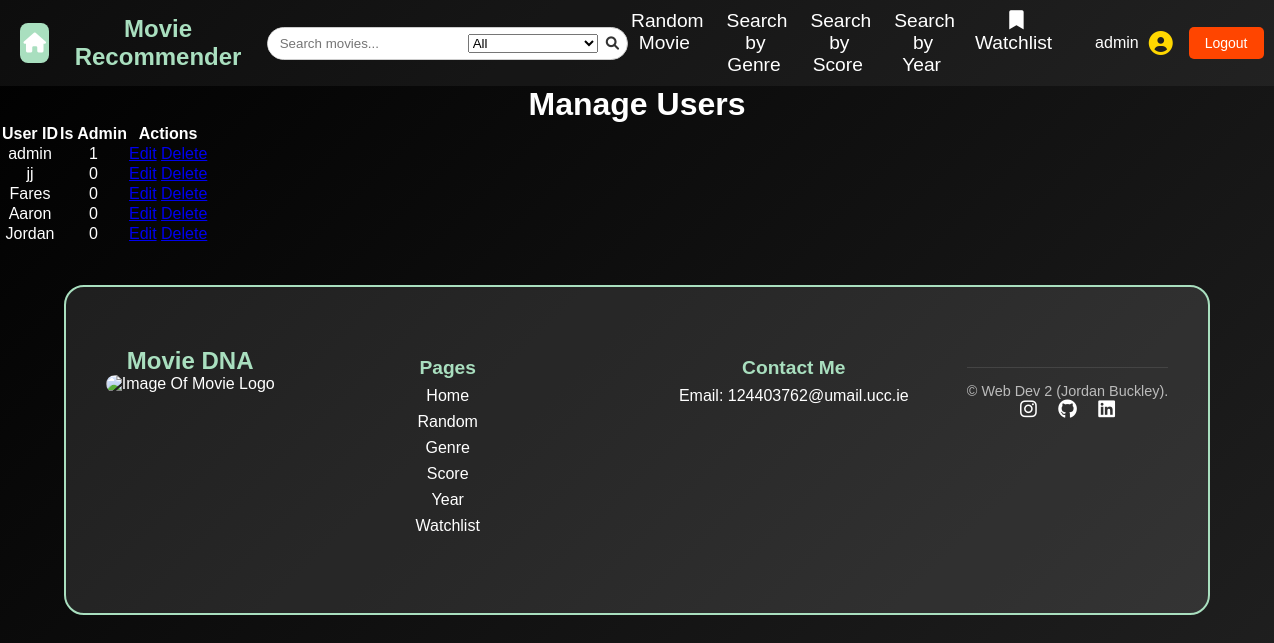
/admin/manage_users (signed in), run on an earlier commit of the app's database.
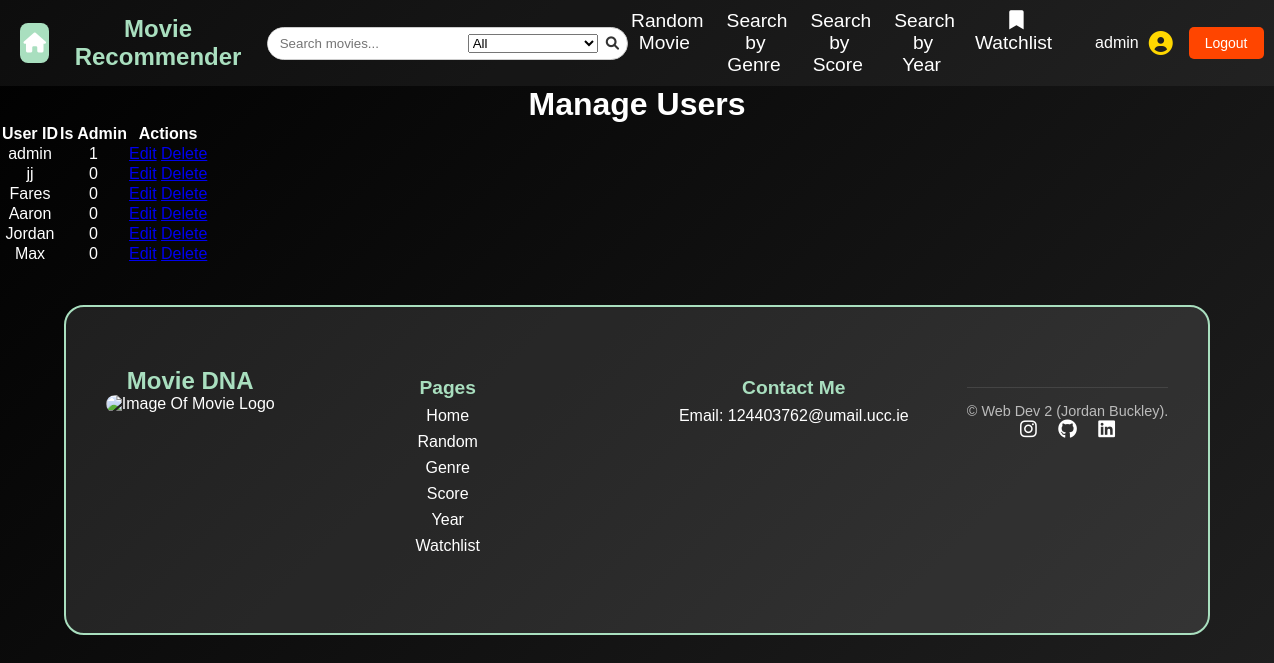
And on a later commit of the database.
### tables this page shows
CREATE TABLE users (
    user_id TEXT PRIMARY KEY,
    password TEXT NOT NULL
, is_admin BOOLEAN DEFAULT FALSE);

### app.py (the view)
@app.route("/admin/manage_users")
@login_required
def manage_users():
    if not g.is_admin:
        return "Access denied. Admins only.", 403
    db = get_db()
    users = db.execute("SELECT * FROM users").fetchall()
    return render_template("manage_users.html", users=users)

### app.py (called while the page is built)
@app.before_request
def load_logged_in_user():
    g.user = session.get("user_id")
    g.is_admin = session.get("is_admin", False)

def login_required(view):
    @wraps(view)
    def wrapped_view(*args, **kwargs):
        if g.user is None:
            return(redirect(url_for("login", next=request.url)))
        return view(*args, **kwargs)
    return wrapped_view

### database.py (called while the page is built)
def get_db():
    if "db" not in g:
        g.db = sqlite3.connect(DATABASE,
                                detect_types=sqlite3.PARSE_DECLTYPES
                        )
        g.db.row_factory = sqlite3.Row
    return g.db

### templates/manage_users.html
{% extends "base.html" %}
{% block main_content %}
<h1>Manage Users</h1>
<table>
    <thead>
        <tr>
            <th>User ID</th>
            <th>Is Admin</th>
            <th>Actions</th>
        </tr>
    </thead>
    <tbody>
        {% for user in users %}
        <tr>
            <td>{{ user.user_id }}</td>
            <td>{{ user.is_admin }}</td>
            <td>
                <a href="{{ url_for('edit_user', user_id=user.user_id) }}">Edit</a>
                <a href="{{ url_for('delete_user', user_id=user.user_id) }}">Delete</a>
            </td>
        </tr>
        {% endfor %}
    </tbody>
</table>
{% endblock %}

### templates/base.html (shortened to what the changed rows need)
<!DOCTYPE html>
<html lang="en">
<head>
    <link rel="stylesheet" href="{{ url_for('static', filename='styles.css') }}">
    <link rel="stylesheet" href="https://cdnjs.cloudflare.com/ajax/libs/font-awesome/6.0.0/css/all.min.css">
</head>
<body>
    <header>
        <nav>
            <section id="nav-container">
                <section id="nav-user">
                    {% if session['user_id'] %}
                    <section id="user-info">
                        <p id="username">{{ session['user_id'] }}</p>
                        <i class="fas fa-user-circle" id="user-icon"></i>
                    </section>
                    <a href="{{ url_for('logout') }}" id="logout-btn">Logout</a>
                    {% else %}
                    <a href="{{ url_for('login') }}" id="login-btn">Login</a>
                    <a href="{{ url_for('registration') }}" id="register-btn">Register</a>
                    {% endif %}
                </section>
            </section>
        </nav>
    </header>
    <main>
        {% block main_content %}{% endblock %}
    </main>
    <footer class="footer">
        <section class="footer-container">
            <section class="footer-logo">
                <h2>Movie DNA</h2>
            </section>
    </footer>
</body>
</html>

What changed in the data, as far as the page shows it:
added users: user_id "Max", is_admin "0"
